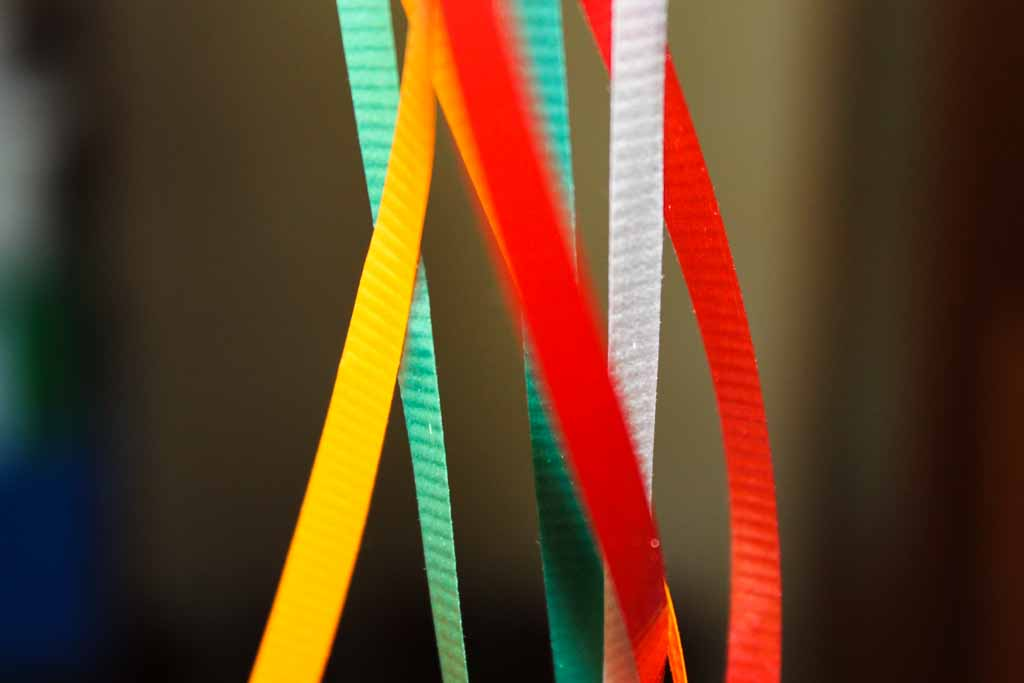
#> input picture tests/data/c2pa/A.jpg, 1024 x 683 px
$ python -i features.py   (imports and definitions only)
#> lines starting #> are read from the running program, lines starting #| are printed output that depends on the picture
#> further down, picture is the input picture: PIL image 1024x683 RGB; mean R, G, B 96.4, 65.6, 39.1
"""Local features and geometric verification.

SIFT keypoints (patent-free since 2020, in OpenCV's main module) on a
greyscale copy, matched with Lowe's ratio test, then verified two ways:
a fundamental matrix (any rigid 3D scene seen from two positions) and a
homography (a planar surface -- a facade, a sign). Only the
fundamental-matrix inliers decide; the homography count is reported as
corroboration because a facade seen twice gives both.
"""

from __future__ import annotations

from dataclasses import dataclass
from pathlib import Path

import numpy as np
from PIL import Image, ImageOps

__all__ = ["Features", "MatchResult", "extract", "match", "save", "load", "windows",
           "QUERY_SIDE", "QUERY_PIXELS", "REFERENCE_SIDE", "REFINE_SIDE"]

QUERY_SIDE = 2400          # the query's longest side at most...
QUERY_PIXELS = 2_000_000   # ...and about two megapixels: sized by area, so a
                           # wide panorama keeps its height (at 1024 px wide a
                           # 5:1 panorama was a 200 px strip, its landmark a few
                           # dozen pixels tall)
REFERENCE_SIDE = 640       # first pass: references as 640 px thumbnails
REFINE_SIDE = 960          # second pass, for the best few: the same
                           # thumbnail at its full served width
_MAX_FEATURES = 3000
_RATIO = 0.75              # Lowe's ratio test
_F_THRESHOLD_PX = 1.5      # MAGSAC threshold for the fundamental matrix
_H_THRESHOLD_PX = 4.0


@dataclass
class Features:
    points: np.ndarray       # (N, 2) float32, in pixels of the working copy
    descriptors: np.ndarray  # (N, 128) float32
    size: tuple[int, int]    # working copy (w, h)


@dataclass
class MatchResult:
    good: int                # matches surviving the ratio test
    inliers: int             # consistent with one fundamental matrix
    homography_inliers: int  # consistent with one plane
    inlier_ratio: float      # inliers / good

    # [4 lines left out: function as_dict, not called in this run]


def _grey(image: Image.Image, side: int, max_pixels: int | None = None) -> np.ndarray:
#> called with side = 2400
    im = ImageOps.exif_transpose(image) or image
    im = im.convert("L")
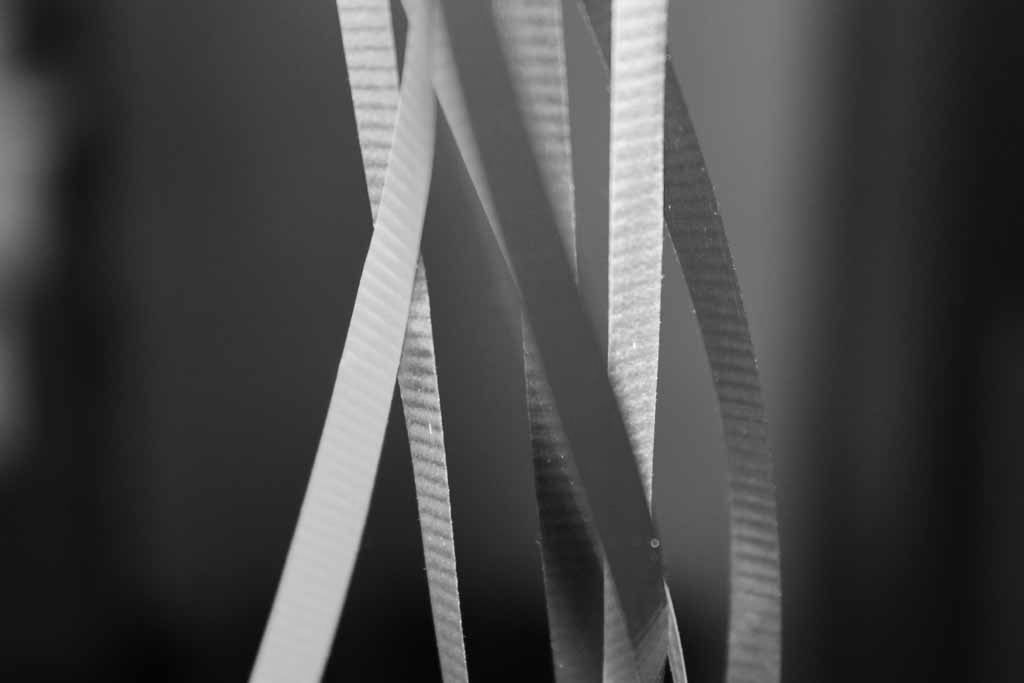
#> im: PIL image 1024x683 L; min 1, max 254, mean 71.8
    w, h = im.size
#> w = 1024; h = 683
    scale = min(1.0, side / max(w, h))
#> scale = 1
    if max_pixels:
        scale = min(scale, (max_pixels / float(w * h)) ** 0.5)
    if scale < 1.0:
        im = im.resize((max(1, int(w * scale)), max(1, int(h * scale))),
                       Image.Resampling.LANCZOS)
    return np.asarray(im, dtype=np.uint8)


def extract(image: Image.Image, side: int = QUERY_SIDE,
            max_pixels: int | None = None, nfeatures: int = _MAX_FEATURES) -> Features:
    import cv2
    grey = _grey(image, side, max_pixels)
    sift = cv2.SIFT_create(nfeatures=nfeatures)
    kps, des = sift.detectAndCompute(grey, None)
#> kps = 432 keypoints; strongest (x, y, size): (460, 621, 1.9), (458, 603, 2), (451, 522, 1.9), (463, 645, 2.2)
    if des is None or not kps:
        return Features(np.zeros((0, 2), np.float32), np.zeros((0, 128), np.float32),
                        (grey.shape[1], grey.shape[0]))
    pts = np.array([k.pt for k in kps], dtype=np.float32)
#> pts = 432 pairs, first value 79.37 to 777, second value 12.08 to 676.7
    return Features(pts, des.astype(np.float32), (grey.shape[1], grey.shape[0]))


# [30 lines left out: function match, not called in this run]


PANORAMA_ASPECT = 2.2      # wider than this is a stitched panorama
_WINDOW_ASPECT = 1.6


# [46 lines left out: functions windows, save, load, not called in this run]

>>> from PIL import Image
>>> picture = Image.open('../../tests/data/c2pa/A.jpg')
>>> result = extract(picture)
